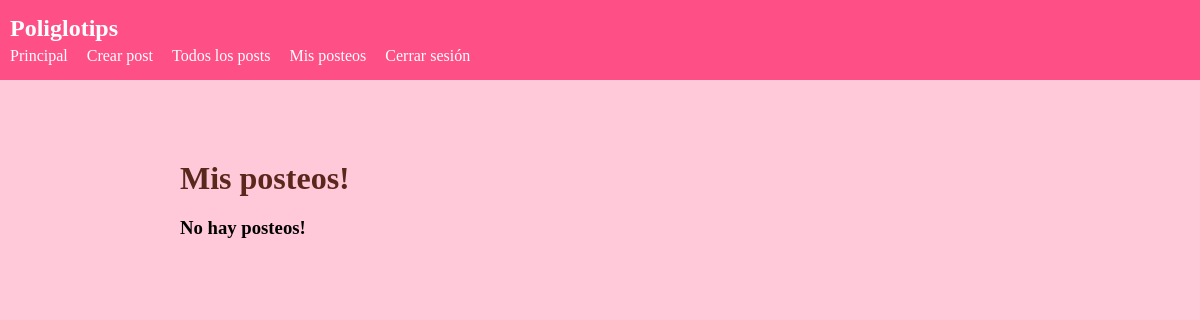
The page /misposteos (signed in) on the database as committed earlier.
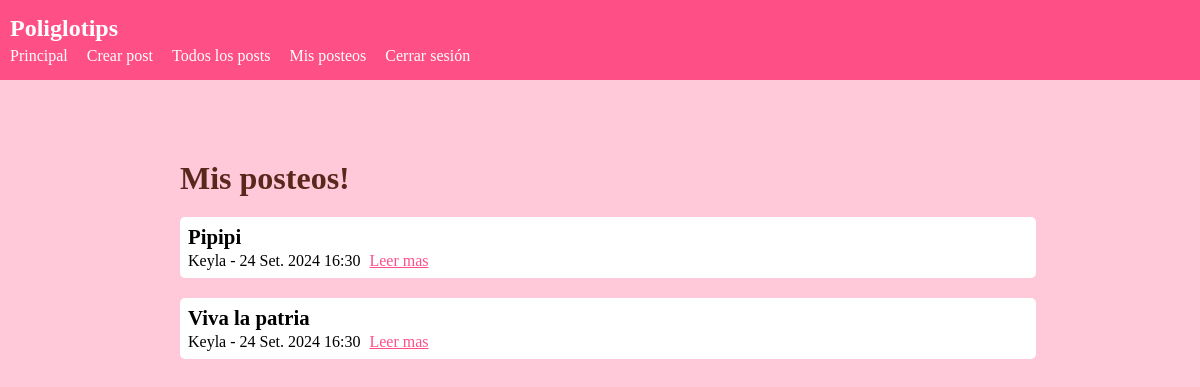
The same page on the database as committed later.
### post/models.py (models this page shows, shortened)
class Post (models.Model):
    titulo = models.TextField(max_length=75)
    contenido = models.TextField()
    autor = models.ForeignKey(User, on_delete=models.CASCADE, related_name='post_publicados')
    fecha_publicacion = models.DateTimeField(auto_now_add=True)

### post/views.py (the view)
# urls.py: path('misposteos', VerPosteosCreados.as_view(), name='mis_posteos'),
class VerPosteosCreados(LoginRequiredMixin, ListView):
    model = Post
    template_name = 'listar_post_creados.html'
    context_object_name = 'posteos'
    def get_queryset(self):
        return Post.objects.filter(autor=self.request.user)

### post/templates/listar_post_creados.html (shortened to what this page needs)
{%extends "base.html"%}
{%block content%}
    <h1>Mis posteos!</h1>
    {%include "listar_posteos.html"%}
{%endblock%}

### post/templates/listar_posteos.html
{%if posteos%}
    {%for post in posteos%}
        <div class="posteo-item-lista">
            <h2>{{post.titulo|capfirst}}</h2>
            <span>{{post.autor.username|capfirst}} - {{post.fecha_publicacion}}</span>
            <a href="{%url 'ver_post' id=post.id%}">Leer mas</a>
        </div>
    {%endfor%}
{%else%}
    <h3>No hay posteos!</h3>
{%endif%}

Rows that differ between the two databases and show on the page:
added Post: titulo "Pipipi", autor.username "Keyla", fecha_publicacion "24 Set. 2024 16:30"
added Post: titulo "Viva la patria", autor.username "Keyla", fecha_publicacion "24 Set. 2024 16:30"
Other text that changed with them:
text no longer shown: "No hay posteos!"
